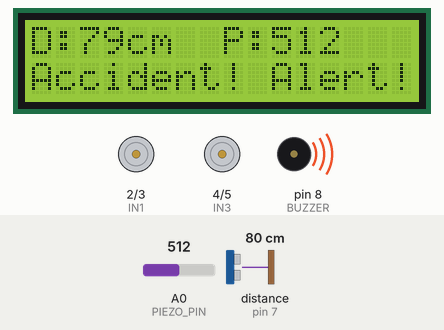
This sketch was run on a simulated Arduino Uno, built with avr-gcc and run on an emulated ATmega328P. Shown: 16×2 character LCD, motor-driver pin pairs drawn as motors (green arrow = first pin HIGH = forward, orange = second pin HIGH = backward, longer = more drive), buzzer (waves = sounding, pin HIGH). Wiring (inferred from the names in the program): ultrasonic range finder: trigger pin 6; echo pin 7. The inputs (shaded band) are chosen by the test bench; at power-on: A0 (PIEZO_PIN) = 512, distance to the obstacle (sensor on pin 7) 80 cm. The echo pulse lasts 58.3 µs per cm; the modem accepts every AT command (registered, SIM ready, sends succeed) and sends nothing else; pins used as bus, display or sensor lines are not drawn.

Above: at 3.2 s.
3.3 s: A0 (PIEZO_PIN) set to 490
At 13.2 s:
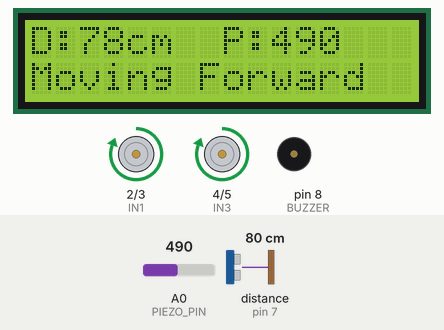
14.0 s: distance to the obstacle (sensor on pin 7) set to 24 cm
At 15.0 s:
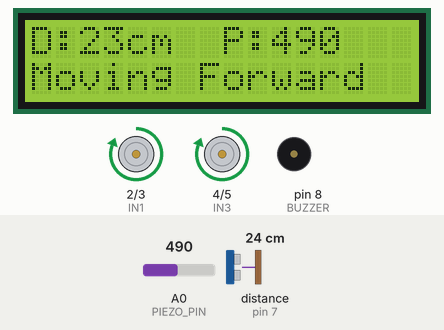
21.8 s: distance to the obstacle (sensor on pin 7) set to 20 cm
At 22.7 s:
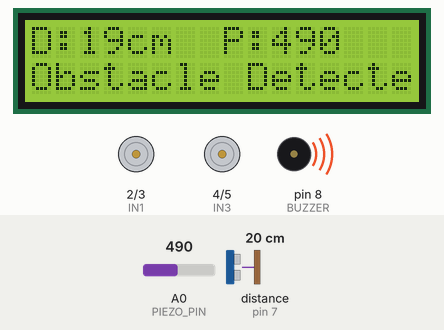
29.6 s: A0 (PIEZO_PIN) set to 510
At 30.6 s:
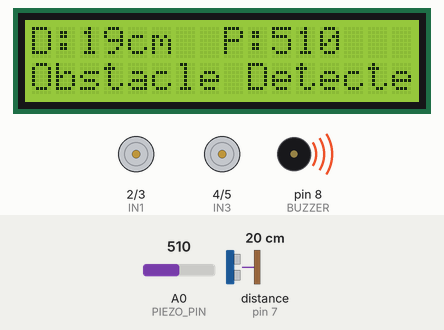
37.4 s: distance to the obstacle (sensor on pin 7) set to 35 cm
At 38.4 s:
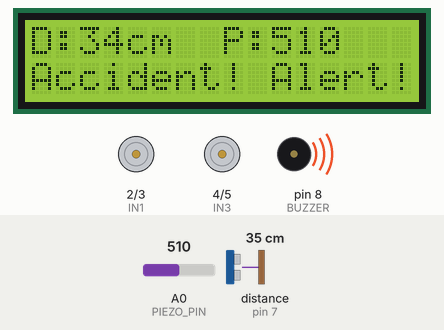
49.5 s: A0 (PIEZO_PIN) set to 306
At 60.0 s:
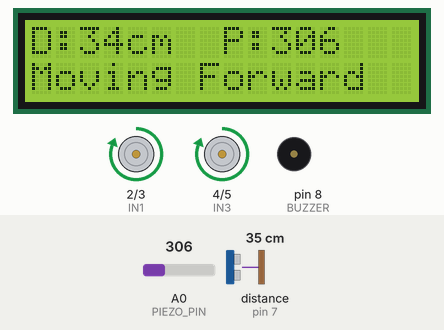
Timing chart, 0 to 61.3 s (numbered marks = the images above; inputs shaded):
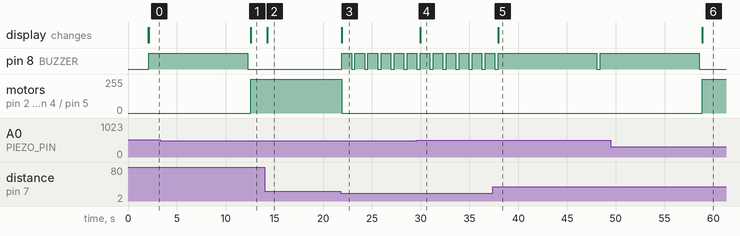

The sketch:

accident_robot.ino
```cpp
#include <Wire.h>
#include <LiquidCrystal_I2C.h>
#include <SoftwareSerial.h>

// I2C LCD setup
LiquidCrystal_I2C lcd(0x27, 16, 2); // I2C address might be 0x3F

// GSM module
SoftwareSerial gsm(10, 11); // RX, TX

// Motor Driver pins
#define IN1 2
#define IN2 3
#define IN3 4
#define IN4 5

// Sensors
#define TRIG_PIN 6
#define ECHO_PIN 7
#define PIEZO_PIN A0
#define BUZZER 8

long duration;
int distance;

void setup() {
  Serial.begin(9600);
  gsm.begin(9600);

  // Motor pins
  pinMode(IN1, OUTPUT);
  pinMode(IN2, OUTPUT);
  pinMode(IN3, OUTPUT);
  pinMode(IN4, OUTPUT);

  // Sensors and buzzer
  pinMode(TRIG_PIN, OUTPUT);
  pinMode(ECHO_PIN, INPUT);
  pinMode(PIEZO_PIN, INPUT);
  pinMode(BUZZER, OUTPUT);

  // LCD init
  lcd.init();
  lcd.backlight();
  lcd.setCursor(0, 0);
  lcd.print(" Accident Robot ");
  delay(2000);
  lcd.clear();
}

void loop() {
  // Measure distance from ultrasonic
  digitalWrite(TRIG_PIN, LOW);
  delayMicroseconds(2);
  digitalWrite(TRIG_PIN, HIGH);
  delayMicroseconds(10);
  digitalWrite(TRIG_PIN, LOW);

  duration = pulseIn(ECHO_PIN, HIGH);
  distance = duration * 0.034 / 2;

  int piezoValue = analogRead(PIEZO_PIN);

  lcd.setCursor(0, 0);
  lcd.print("D:");
  lcd.print(distance);
  lcd.print("cm ");

  lcd.setCursor(8, 0);
  lcd.print("P:");
  lcd.print(piezoValue);
  lcd.print("  ");

  // Obstacle condition
  if (distance <= 20) {
    stopMotors();
    lcd.setCursor(0, 1);
    lcd.print("Obstacle Detected ");
    digitalWrite(BUZZER, HIGH);
    delay(1000);
    digitalWrite(BUZZER, LOW);
  }
  // Accident condition
  else if (piezoValue >= 500) {
    stopMotors();
    lcd.setCursor(0, 1);
    lcd.print("Accident! Alert! ");
    digitalWrite(BUZZER, HIGH);
    sendSMS();
    delay(5000);
    digitalWrite(BUZZER, LOW);
  }
  // Safe condition
  else {
    moveForward();
    lcd.setCursor(0, 1);
    lcd.print("Moving Forward   ");
  }

  delay(300);
}

void stopMotors() {
  digitalWrite(IN1, LOW);
  digitalWrite(IN2, LOW);
  digitalWrite(IN3, LOW);
  digitalWrite(IN4, LOW);
}

void moveForward() {
  digitalWrite(IN1, HIGH);
  digitalWrite(IN2, LOW);
  digitalWrite(IN3, HIGH);
  digitalWrite(IN4, LOW);
}

void sendSMS() {
  gsm.println("AT+CMGF=1");
  delay(1000);
  gsm.println("AT+CMGS=\"+919916126763\""); // Replace with real number
  delay(1000);
  gsm.println("Accident Detected by Robot!");
  gsm.println("Location: https://www.google.com/maps?q=17.329731,76.834819");
  gsm.write(26); // Ctrl+Z to send
  delay(3000);
}
```

Measured:
- the behaviour switches between 500 and 499 on A0 (PIEZO_PIN) (found by bisection; images 0 and 1)
- the behaviour switches between 22 and 21 cm on distance to the obstacle (sensor on pin 7) (found by bisection; images 2 and 3)
- after the input at 3.3 s, pin 8 (BUZZER): goes on until 12.3 s, then stays LOW; motor on pin 2 (IN1) / pin 3 (IN2), motor on pin 4 (IN3) / pin 5 (IN4): stopped → forward 255/255 after 9.3 s; the display: changes after 9.3 s (image 1)
- after the input at 14.0 s, the display: changes after 0.27 s (image 2)
- after the input at 21.8 s, pin 8 (BUZZER): alternates HIGH for 1.0 s and LOW for 0.33 s, starting after 0.13 s; motor on pin 2 (IN1) / pin 3 (IN2), motor on pin 4 (IN3) / pin 5 (IN4): forward 255/255 → stopped after 0.12 s; the display: changes after 0.13 s (image 3)
- after the input at 29.6 s, the display: changes after 0.34 s (image 4)
- after the input at 37.4 s, pin 8 (BUZZER): HIGH → LOW after 10.7 s, → HIGH 0.33 s later; the display: changes after 0.55 s (image 5)
- after the input at 49.5 s, pin 8 (BUZZER): goes on until 58.5 s, then stays LOW; motor on pin 2 (IN1) / pin 3 (IN2), motor on pin 4 (IN3) / pin 5 (IN4): stopped → forward 255/255 after 9.4 s; the display: changes after 9.4 s (image 6)
